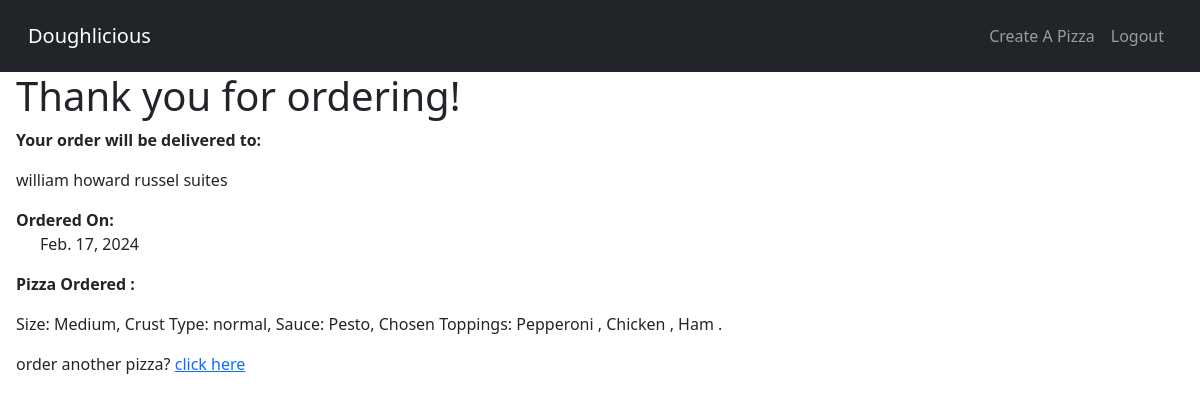
The page /messege/2/ (signed in) on the database its author committed.
### DoughliciousApp/models.py (models this page shows, shortened)
class order(models.Model):
    user = models.ForeignKey("DoughliciousApp.User", on_delete=models.CASCADE)
    deliveryDetails =  models.ForeignKey("DoughliciousApp.deliveryDetails", on_delete=models.CASCADE)
    pizza = models.ForeignKey("DoughliciousApp.Pizza", on_delete=models.CASCADE)
    orderDate = models.DateField(auto_now_add=True)

class deliveryDetails(models.Model):
    detailsId = models.AutoField(primary_key=True)
    name = models.CharField(default=(""), max_length=50, validators=[validate_names])
    address = models.CharField(default=(""), max_length=100)
    cardNum = models.CharField( default = '', max_length=20, validators=[validate_cardNum])
    cvv = models.CharField(default='', max_length=3, validators=[validate_cvv])
    expDate = models.DateField(default=(""), auto_now=False, auto_now_add=False, validators=[validate_date_format])

class Pizza(models.Model):
   pizzaId =  models.AutoField(primary_key=True)
   CRUST_CHOICES = [
        ('thin', 'Thin Crust'),
        ('normal', 'Normal'),
        ('thick', 'Thick Crust'),
        ('stuffed', 'Stuffed Crust'),
        ('gluten free', 'Gluten Free'),]
   size =  models.ForeignKey("DoughliciousApp.Size", on_delete=models.CASCADE)
   sauce =  models.ForeignKey("DoughliciousApp.Sauce", on_delete=models.CASCADE)
   cheese =  models.ForeignKey("DoughliciousApp.Cheese", on_delete=models.CASCADE)
   crust = models.CharField(choices=CRUST_CHOICES, max_length=50)
   pepperoni = models.BooleanField(default=False)
   chicken = models.BooleanField(default=False)
   ham = models.BooleanField(default=False)
   pineapple = models.BooleanField(default=False)
   peppers = models.BooleanField(default=False)
   mushroom = models.BooleanField(default=False)
   onions = models.BooleanField(default=False)
   def __str__(self) -> str:
        toppings = [
        ('Pepperoni ' if self.pepperoni else ''),
        ('Chicken ' if self.chicken else ''),
        ('Ham ' if self.ham else ''),
        ('Pineapple ' if self.pineapple else ''),
        ('Peppers ' if self.peppers else ''),
        ('Mushrooms ' if self.mushroom else ''),
        ('Onions ' if self.onions else '')]
        chosen_toppings = [t for t in toppings if t]
        chosen_toppings = ', '.join(chosen_toppings)
        return ('Size: {},  Crust Type: {},  Sauce: {},  Chosen Toppings: {}. ').format(self.size, self.crust, self.sauce, chosen_toppings)

class Size(models.Model):
    name = models.CharField(default=(""), max_length=100)
    def __str__(self):
        return self.name

class Sauce(models.Model):
    name = models.CharField(default=(""), max_length=100)
    def __str__(self):
        return self.name

### DoughliciousApp/views.py (the view)
# urls.py: path('messege/<int:orderId>/', views.showMessege, name="messege"),
@login_required
def showMessege(request, orderId):
    messege = 'Thank you for ordering!'
    instance = get_object_or_404(order, id=orderId)
    return render(request, 'messege.html', {'Messege': messege, 'order': instance})

### DoughliciousApp/templates/messege.html
{% extends "base.html" %}
{% block links %}
    <li class="nav-item">
        <a class="nav-link" href="{% url "createPizza" %}"> Create A Pizza </a>
    </li>
{% endblock links %}
{% block content %}
    <div class="ms-3">
    <h1> {{ Messege }} </h1>
    <p class="fw-bold"> Your order will be delivered to: <p>{{ order.deliveryDetails.address }}</p> <span class="fw-bold">Ordered On:</span>   <p class="ms-4">{{ order.orderDate }}</p> </p>
    <p> <p class="fw-bold">Pizza Ordered :</p>{{ order.pizza }} </p>
    <p>order another pizza? <a href="{% url "createPizza" %}">click here</a></p>
    </div>
{% endblock content %}

### rows shown on the page
order: deliveryDetails.address "william howard russel suites", orderDate "Feb. 17, 2024", pizza "Size: Medium, Crust Type: normal, Sauce: Pesto, Chosen Toppings: Pepperoni , Chicken , Ham ."

### other values the page prints
{{ Messege }} "Thank you for ordering!"
